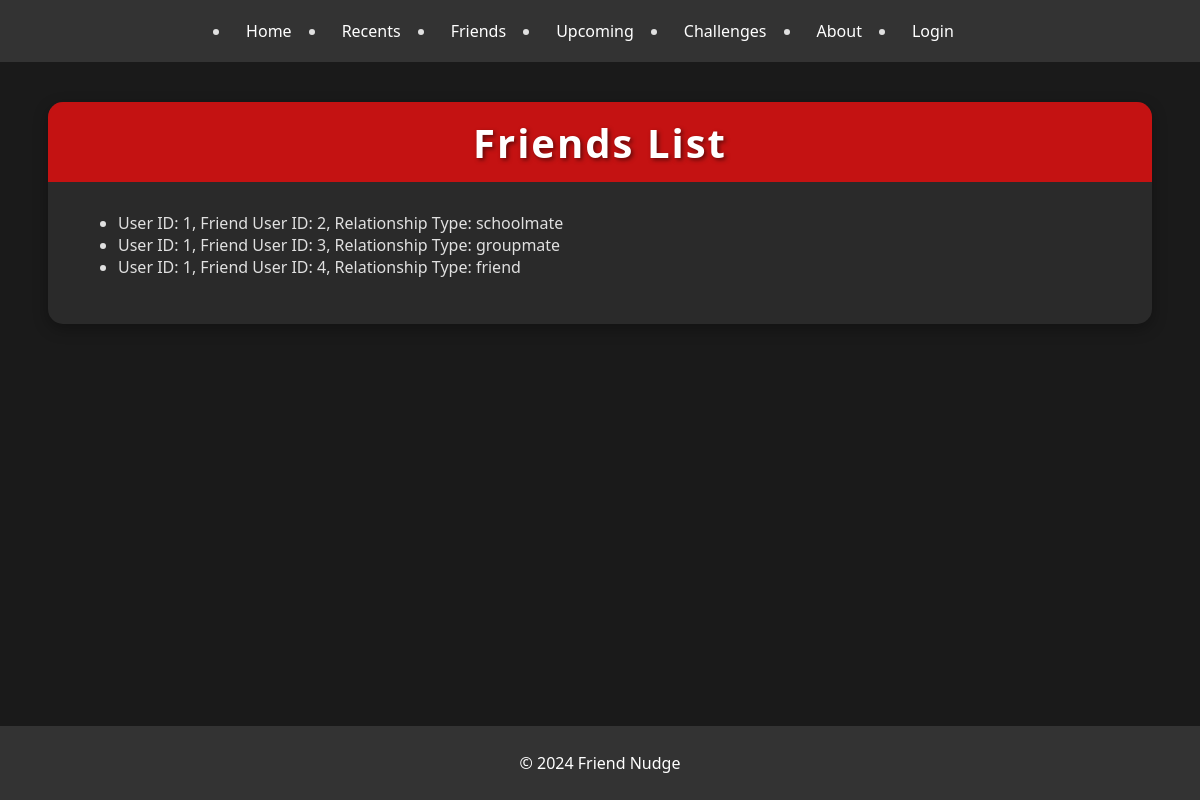
The page /display_friends?user_id=1 on the database as committed earlier.
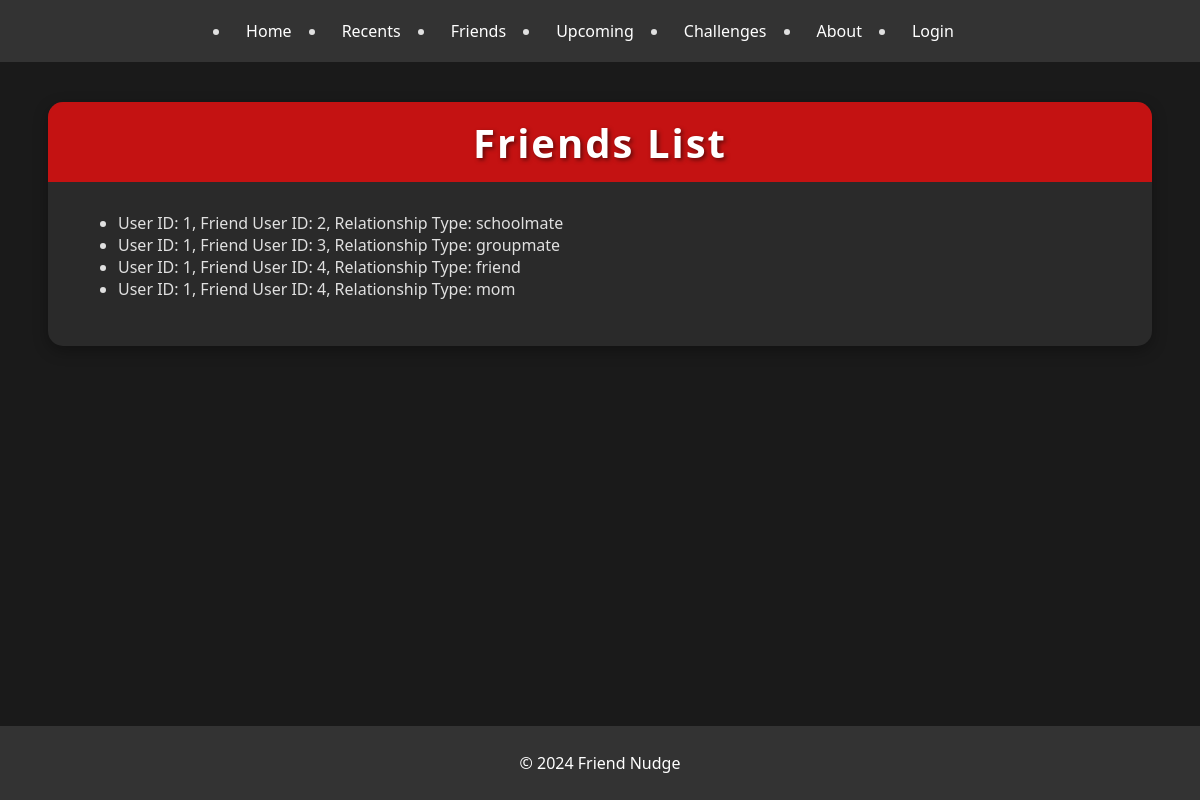
The same page on the database as committed later.
### tables this page shows
CREATE TABLE Friends (
        friend_id INTEGER PRIMARY KEY AUTOINCREMENT,
        user_id INTEGER NOT NULL,
        friend_user_id INTEGER NOT NULL,
        relationship_type TEXT NOT NULL,
        FOREIGN KEY (user_id) REFERENCES Users(user_id),
        FOREIGN KEY (friend_user_id) REFERENCES Users(user_id)
    );

### project.py (the view)
@app.route('/display_friends')
def display_friends():
    user_id = request.args.get('user_id')
    conn = get_database()
    cursor = conn.cursor()
    cursor.execute(
        'SELECT user_id, friend_user_id, relationship_type FROM friends WHERE user_id = ?', (user_id,))
    friends = cursor.fetchall()
    conn.close()
    return render_template('display_friends.html', friends=friends)

### prefix.py (called while the page is built)
    def __call__(self, environ, start_response):
        service_prefix = os.getenv('JUPYTERHUB_SERVICE_PREFIX', default=None)
        print (f"Service Prefix: {service_prefix}")
        if (service_prefix):
            environ['SCRIPT_NAME'] = service_prefix + "proxy/" + environ['SERVER_PORT']
            print(f"Setting SCRIPT_NAME to {environ['SCRIPT_NAME']}")
        return self.app(environ, start_response)

### project.py (called while the page is built)
def get_database():
    conn = sqlite3.connect(database)
    conn.row_factory = sqlite3.Row # gets us access to columns by name
    return conn

### templates/display_friends.html (shortened to what this page needs)
{% extends "full.html" %}
{% block content %}
    <div class="friends-page" role="main">
        <h1>Friends List</h1>
        <ul>
            {% for friend in friends %}
            <li>
                User ID: {{ friend['user_id'] }}, Friend User ID: {{
                friend['friend_user_id'] }}, Relationship Type: {{
                friend['relationship_type'] }}
            </li>
            {% endfor %}
        </ul>
    </div>
{% endblock %}

### templates/full.html (shortened to what this page needs)
<!DOCTYPE html>
<html>
<head>
    <link rel="stylesheet" href="{{ url_for('static', filename='css/full.css') }}">
    {% block extra_styles %}
    <link rel="stylesheet" href="{{ url_for('static', filename='css/recents.css') }}">
    <link rel="stylesheet" href="{{ url_for('static', filename='css/friends.css') }}">
    <link rel="stylesheet" href="{{ url_for('static', filename='css/about.css') }}">
    <link rel="stylesheet" href="{{ url_for('static', filename='css/login') }}">
    <link rel="stylesheet" href="{{ url_for('static', filename='css/upcoming.css') }}">
    <link rel="stylesheet" href="{{ url_for('static', filename='css/challenges.css') }}">
    {% endblock %}
</head>
<body>
    <header>
        <nav>
            <ul>
                <li><a href="{{ url_for('home') }}">Home</a></li>
                <li><a href="{{ url_for('recents') }}">Recents</a></li>
                <li><a href="{{ url_for('friends') }}">Friends</a></li>
                <li><a href="{{ url_for('upcoming') }}">Upcoming</a></li>
                <li><a href="{{ url_for('challenges') }}">Challenges</a></li>
                <li><a href="{{ url_for('about') }}">About</a></li>
                <li><a href="{{ url_for('login') }}">Login</a></li>
            </ul>
        </nav>
    </header>
    <main>
        {% block content %}{% endblock %}
    </main>
    <footer>
        <p>&copy; 2024 Friend Nudge</p>
    </footer>
</body>
</html>

### static/css/full.css (style rules this page uses)
html, body { height: 100%; margin: 0; }
body { display: flex; flex-direction: column; }
header { background-color: #333; padding: 10px 0; flex-shrink: 0; }
nav ul { display: flex; justify-content: center; background-color: #333; padding: 0; margin: 0; }
nav ul li { margin: 0 10px; }
nav ul li a { text-decoration: none; color: white; padding: 10px 15px; display: block; border-radius: 4px; transition: background-color 0.3s ease; }
main { flex: 1; padding: 20px; }
footer { background-color: #333; color: white; text-align: center; padding: 10px 0; flex-shrink: 0; }

### static/css/recents.css (style rules this page uses)
body { background-color: #1a1a1a; color: #e0e0e0; font-family: 'Segoe UI', Tahoma, Geneva, Verdana, sans-serif; margin: 0; padding: 0; min-height: 100vh; display: flex; flex-direction: column; }
h1 { margin: 0; font-size: 2em; }

### static/css/friends.css (style rules this page uses)
body { background-color: #1a1a1a; color: #e0e0e0; font-family: 'Segoe UI', Tahoma, Geneva, Verdana, sans-serif; margin: 0; padding: 0; min-height: 100vh; display: flex; flex-direction: column; }
.friends-page { width: 90%; max-width: 1200px; margin: 20px auto; padding: 30px; background-color: #2a2a2a; color: #e0e0e0; border-radius: 15px; box-shadow: 0 5px 15px rgba(0, 0, 0, 0.3); }
.friends-page h1 { height: 80px; display: flex; align-items: center; justify-content: center; color: #ffffff; background-color: rgba(235, 13, 13, 0.8); margin: -30px -30px 30px -30px; padding: 0 30px; border-radius: 15px 15px 0 0; font-size: 2.5em; letter-spacing: 2px; text-shadow: 2px 2px 4px rgba(0, 0, 0, 0.5); }

### static/css/about.css (style rules this page uses)
body { background-color: #1a1a1a; color: #e0e0e0; font-family: 'Segoe UI', Tahoma, Geneva, Verdana, sans-serif; margin: 0; padding: 0; min-height: 100vh; display: flex; flex-direction: column; }
a { color: #ff4d4d; text-decoration: none; transition: color 0.3s ease; }

### static/css/upcoming.css (style rules this page uses)
body { background-color: #1a1a1a; color: #e0e0e0; font-family: 'Segoe UI', Tahoma, Geneva, Verdana, sans-serif; margin: 0; padding: 0; min-height: 100vh; display: flex; flex-direction: column; }
.friends-page { width: 90%; max-width: 1200px; margin: 20px auto; padding: 30px; background-color: #2a2a2a; color: #e0e0e0; border-radius: 15px; box-shadow: 0 5px 15px rgba(0, 0, 0, 0.3); }
.friends-page h1 { height: 80px; display: flex; align-items: center; justify-content: center; color: #ffffff; background-color: rgba(235, 13, 13, 0.8); margin: -30px -30px 30px -30px; padding: 0 30px; border-radius: 15px 15px 0 0; font-size: 2.5em; letter-spacing: 2px; text-shadow: 2px 2px 4px rgba(0, 0, 0, 0.5); }

### static/css/challenges.css (style rules this page uses)
body { background-color: #1a1a1a; color: #e0e0e0; font-family: 'Segoe UI', Tahoma, Geneva, Verdana, sans-serif; margin: 0; padding: 0; min-height: 100vh; display: flex; flex-direction: column; }

Rows that differ between the two databases and show on the page:
added Friends: user_id "1", friend_user_id "4", relationship_type "mom"
